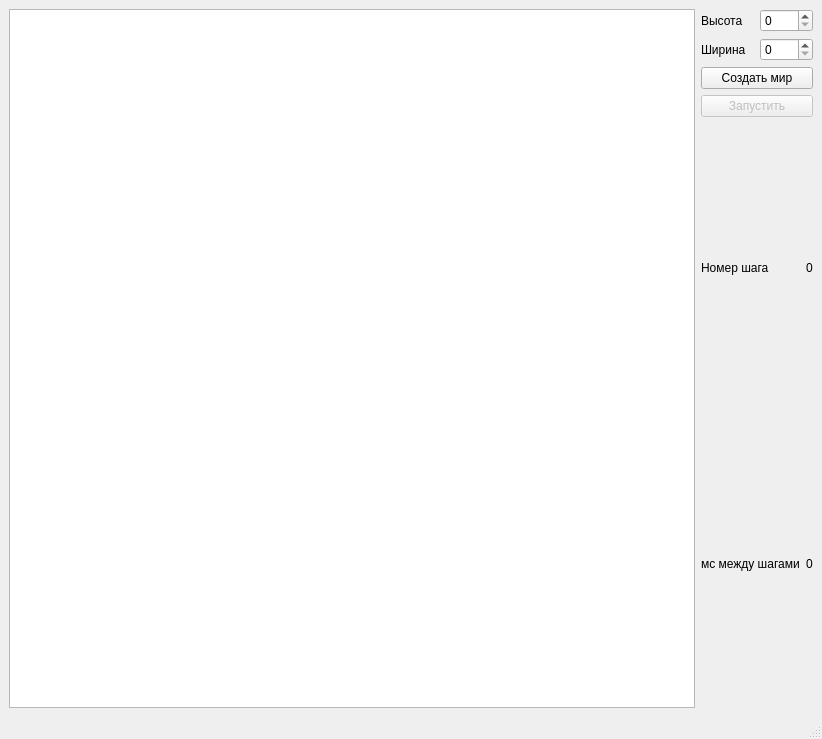
<?xml version="1.0" encoding="UTF-8"?>
<ui version="4.0">
 <class>MainWindow</class>
 <widget class="QMainWindow" name="MainWindow">
  <property name="geometry">
   <rect>
    <x>0</x>
    <y>0</y>
    <width>822</width>
    <height>739</height>
   </rect>
  </property>
  <property name="windowTitle">
   <string>MainWindow</string>
  </property>
  <widget class="QWidget" name="centralwidget">
   <layout class="QGridLayout" name="gridLayout">
    <item row="0" column="0">
     <widget class="QGraphicsView" name="graphicsView"/>
    </item>
    <item row="0" column="5" colspan="2">
     <layout class="QVBoxLayout" name="verticalLayout">
      <item>
       <layout class="QGridLayout" name="gridLayout_2">
        <item row="2" column="0" colspan="2">
         <widget class="QPushButton" name="createWorld">
          <property name="text">
           <string>Создать мир</string>
          </property>
         </widget>
        </item>
        <item row="0" column="1">
         <widget class="QSpinBox" name="heightWorld"/>
        </item>
        <item row="0" column="0">
         <widget class="QLabel" name="label">
          <property name="text">
           <string>Высота</string>
          </property>
         </widget>
        </item>
        <item row="1" column="1">
         <widget class="QSpinBox" name="widthWorld"/>
        </item>
        <item row="1" column="0">
         <widget class="QLabel" name="label_2">
          <property name="text">
           <string>Ширина</string>
          </property>
         </widget>
        </item>
       </layout>
      </item>
      <item>
       <layout class="QGridLayout" name="gridLayout_3"/>
      </item>
      <item>
       <layout class="QGridLayout" name="gridLayout_4">
        <item row="0" column="0" colspan="2">
         <widget class="QPushButton" name="start">
          <property name="enabled">
           <bool>false</bool>
          </property>
          <property name="text">
           <string>Запустить</string>
          </property>
         </widget>
        </item>
        <item row="1" column="0">
         <widget class="QLabel" name="label_7">
          <property name="text">
           <string>Номер шага</string>
          </property>
         </widget>
        </item>
        <item row="2" column="1">
         <widget class="QLabel" name="time">
          <property name="text">
           <string>0</string>
          </property>
         </widget>
        </item>
        <item row="2" column="0">
         <widget class="QLabel" name="label_6">
          <property name="text">
           <string>мс между шагами</string>
          </property>
         </widget>
        </item>
        <item row="1" column="1">
         <widget class="QLabel" name="stepNumber">
          <property name="text">
           <string>0</string>
          </property>
         </widget>
        </item>
       </layout>
      </item>
     </layout>
    </item>
   </layout>
  </widget>
  <widget class="QMenuBar" name="menubar">
   <property name="geometry">
    <rect>
     <x>0</x>
     <y>0</y>
     <width>822</width>
     <height>29</height>
    </rect>
   </property>
  </widget>
  <widget class="QStatusBar" name="statusbar"/>
 </widget>
 <resources/>
 <connections/>
</ui>
